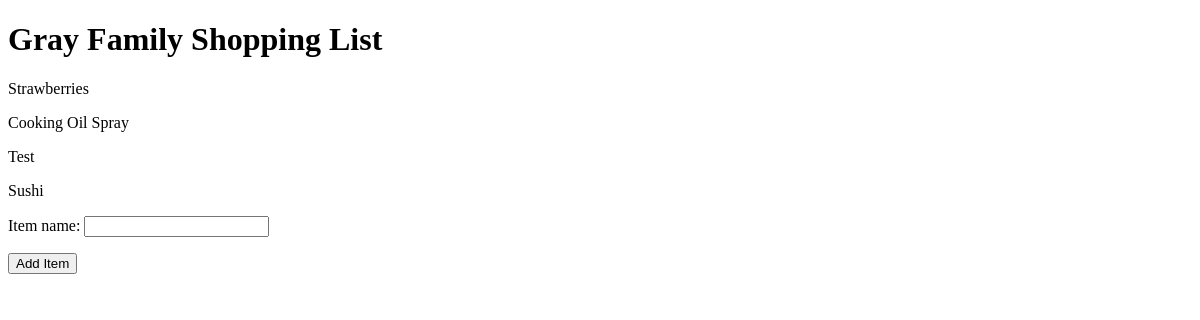
/shoppingList/, run on an earlier commit of the app's database.
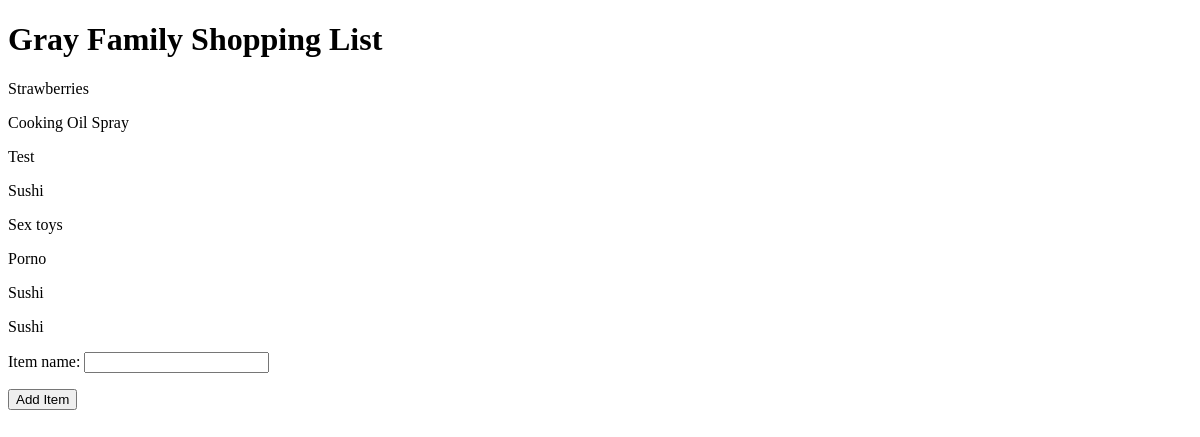
And on a later commit of the database.
### shoppingList/models.py (models this page shows)
class grocery_item(models.Model):
    item_name = models.CharField(max_length=75)
    def __str__(self):
        return self.item_name

### shoppingList/views.py (the view)
# urls.py: path('shoppingList/', shopping_list_view),
def shopping_list_view(request):
    grocery_objects = grocery_item.objects.all()
    if request.method == "POST":
        form = add_grocery_item(request.POST)
        if form.is_valid():
            item = form.save(commit=False)
            item.save()
    else:
        form = add_grocery_item()
    context = {
        'grocery_objects': grocery_objects,
        'form': form,
    }
    return render(request, "grocery_items/index.html", context)

### shoppingList/forms.py
class add_grocery_item(forms.ModelForm):
    class Meta:
        model = grocery_item
        fields = ('item_name',)

### shoppingList/templates/grocery_items/index.html (shortened to what this page needs)
<!DOCTYPE html>
<html>
<head>
</head>
<body>
    <h1>Gray Family Shopping List</h1>
    {% for item in grocery_objects %}
       <p> {{ item }}</p>
    {% endfor %}
    <form method="POST">{% csrf_token %}
        {{ form.as_p }}
        <button type="submit">Add Item</button>
    </form>
</body>
</html>

What changed in the data, as far as the page shows it:
added grocery_item: item_name "Sex toys"
added grocery_item: item_name "Porno"
added grocery_item: item_name "Sushi"
added grocery_item: item_name "Sushi"
